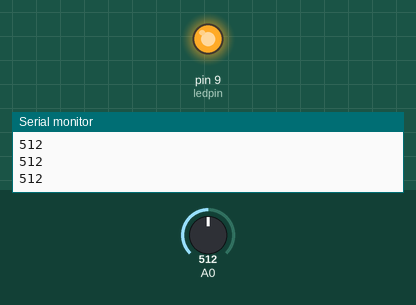
Simulated run of this sketch. Board: Arduino Uno, built with avr-gcc and run on an emulated ATmega328P. Shown: output pins drawn as LEDs (lit = HIGH), the last lines printed to the serial monitor. Inputs (shaded band) come from the test bench; at power-on: A0 = 512.

Above: at 1.2 s.
1.3 s: A0 set to 413
2.8 s: A0 set to 382
At 3.4 s:
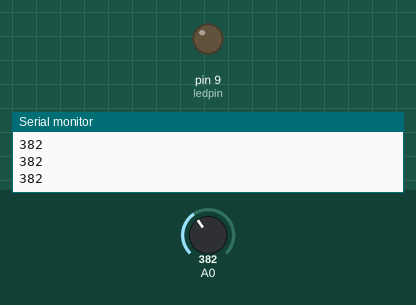
4.3 s: A0 set to 511
At 5.5 s:
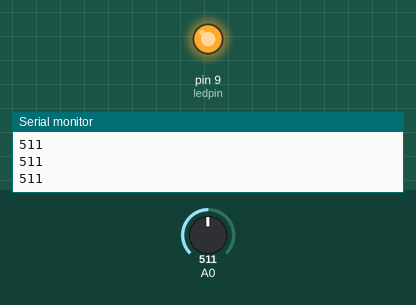
5.8 s: A0 set to 306
At 6.9 s:
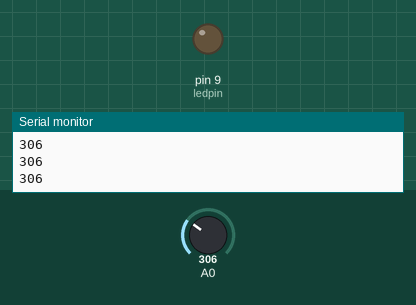
Timing chart, 0 to 8.3 s (numbered marks = the images above; inputs shaded):
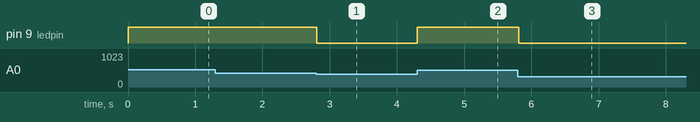

The sketch:

Nightlight.ino
```cpp
int convert;
int ledpin = 9;
int nightvalue = 400;

void setup() {
  pinMode(ledpin, OUTPUT);
  Serial.begin(9600);
}

void loop() {
  convert = analogRead(A0);
  Serial.println(convert);

  if (convert > nightvalue) {
    lighton();
  }

  else {
    lightoff();
  }
}

void lighton() {
  digitalWrite(9, HIGH);
}

void lightoff() {
  digitalWrite(9, LOW);
}
```

Potentiometer_Blinker.ino
```cpp

```

Measured:
- the behaviour switches between 401 and 400 on A0 (found by bisection; images 0 and 1)
- after the input at 2.8 s, pin 9 (ledpin): HIGH → LOW at once
- after the input at 4.3 s, pin 9 (ledpin): LOW → HIGH at once
- after the input at 5.8 s, pin 9 (ledpin): HIGH → LOW at once
